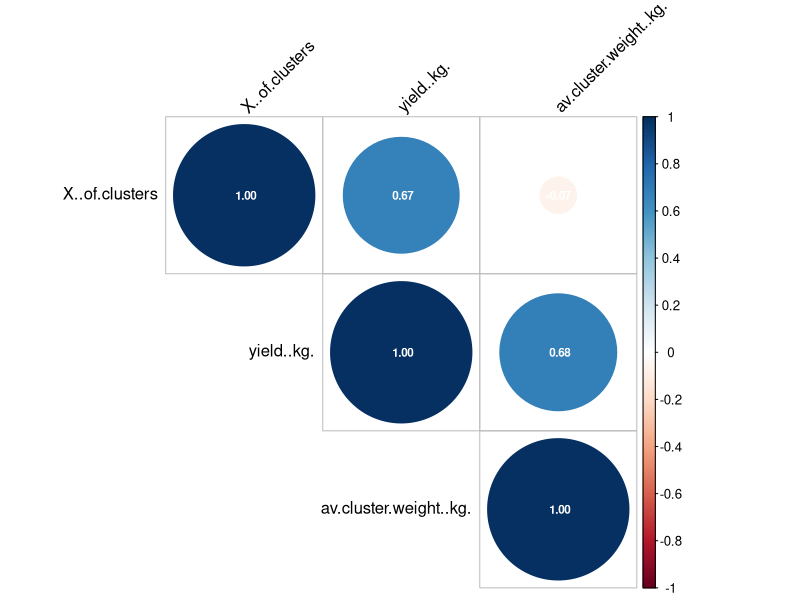
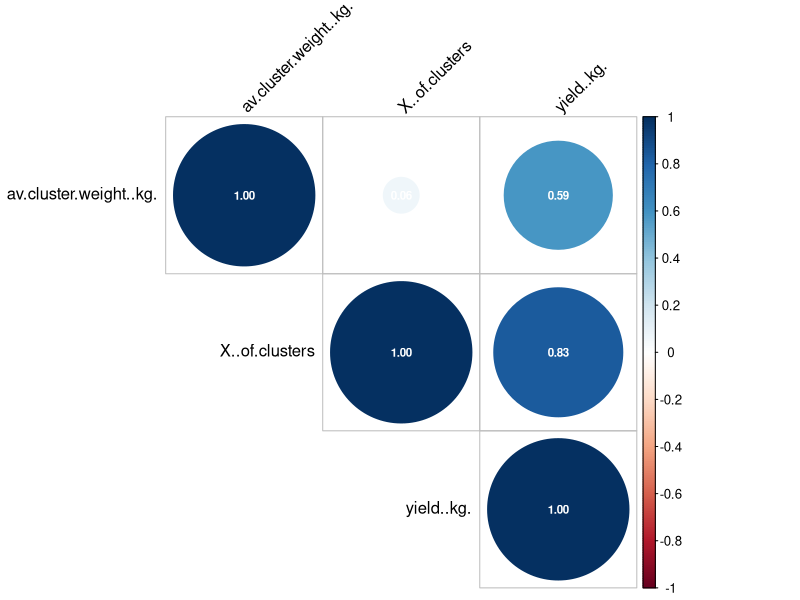
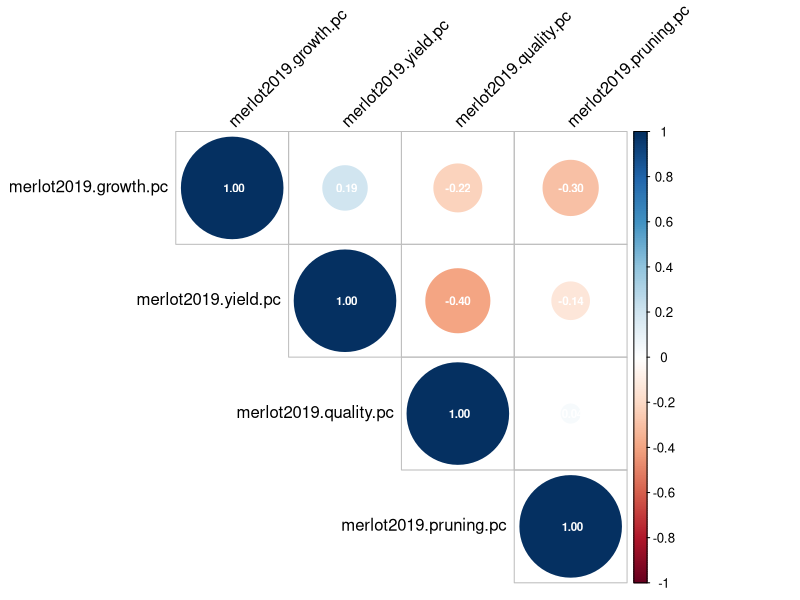
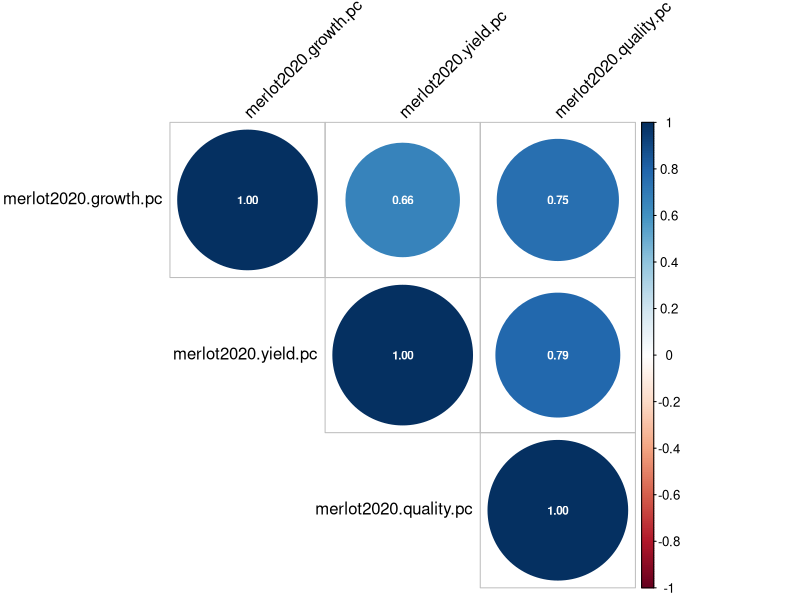
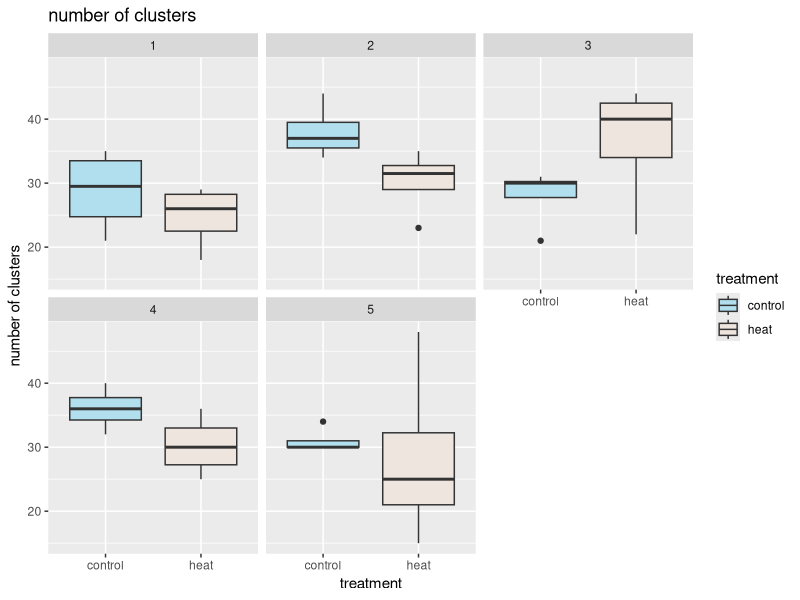
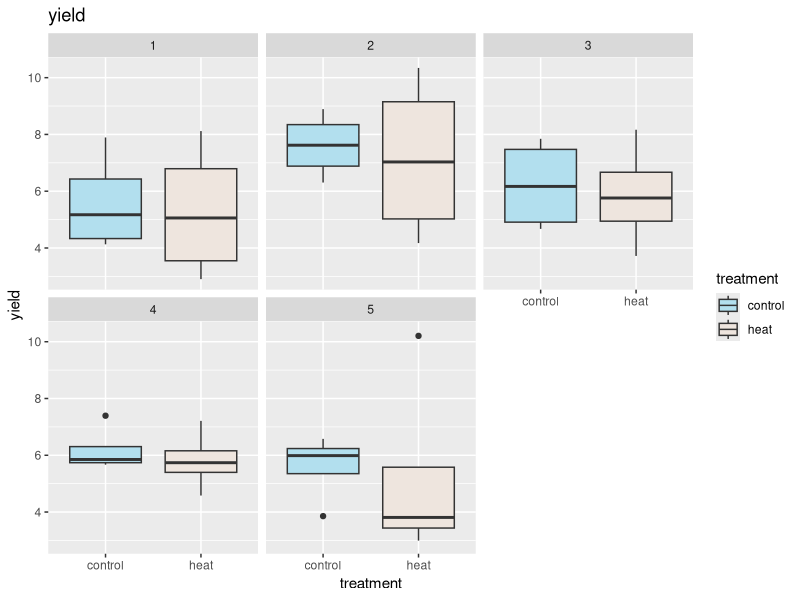
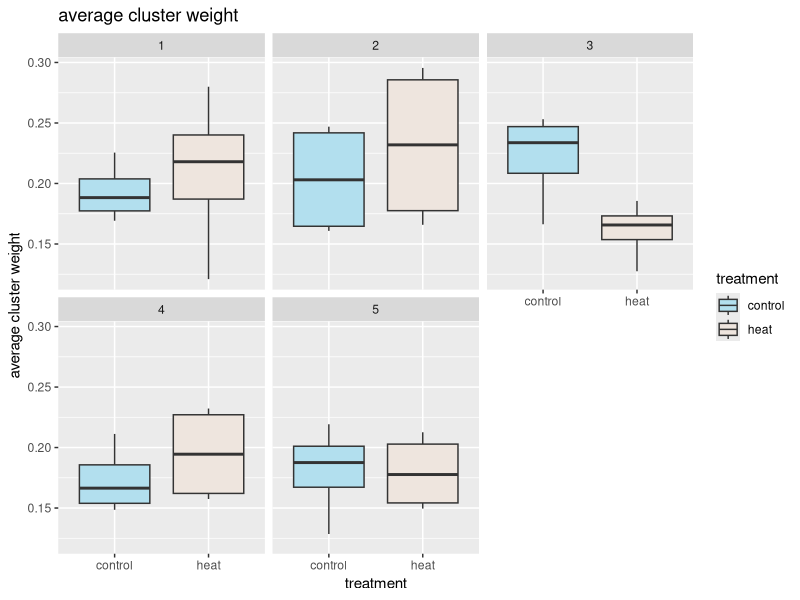
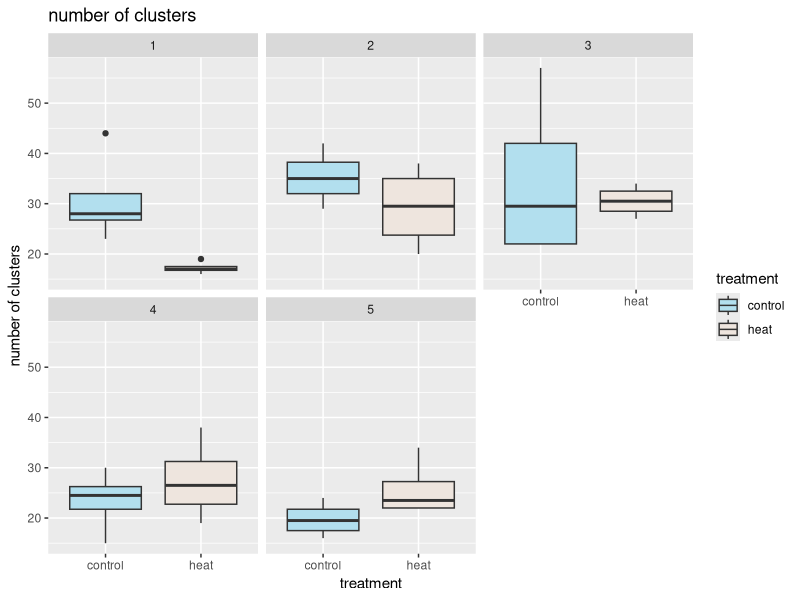

The R script that drew these images, in order:
## ---- chunk 1
knitr::opts_chunk$set(echo = TRUE)
library(tidyverse)
library(corrplot)
## ---- chunk 2
merlot2020 = read.csv("TanjaVoegel_Merlot_2020_data.csv")
merlot2019 = read.csv("TanjaVoegel_Merlot_2019_data.csv")
chardonnay2019 = read.csv("TanjaVoegel_Chardonnay_2019_data.csv")
chardonnay2020 = read.csv("TanjaVoegel_Chardonnay_2020_data.csv")

# removing extra columns
merlot2020 = merlot2020[-(61:65),]
merlot2020 = merlot2020[,-(19:20)]
merlot2019 = merlot2019[-(61:65),]
merlot2019 = merlot2019[,-18]

# encode row, treatment, block, and subsample as factor
chardonnay2019$row = as.factor(chardonnay2019$row)
chardonnay2019$treatment = as.factor(chardonnay2019$treatment)
chardonnay2019$block = as.factor(chardonnay2019$block)
chardonnay2019$subsample = as.factor(chardonnay2019$subsample)

chardonnay2020$row = as.factor(chardonnay2020$row)
chardonnay2020$treatment = as.factor(chardonnay2020$treatment)
chardonnay2020$block = as.factor(chardonnay2020$block)
chardonnay2020$subsample = as.factor(chardonnay2020$subsample)

merlot2019$row = as.factor(merlot2019$row)
merlot2019$treatment = as.factor(merlot2019$treatment)
merlot2019$block = as.factor(merlot2019$block)
merlot2019$subsample = as.factor(merlot2019$subsample)

merlot2020$row = as.factor(merlot2020$row)
merlot2020$treatment = as.factor(merlot2020$treatment)
merlot2020$block = as.factor(merlot2020$block)
merlot2020$subsample = as.factor(merlot2020$subsample)
## ---- chunk 3
print(chardonnay2020[0,])
## ---- chunk 4
print(merlot2019[0,])
print(merlot2020[0,])
## ---- chunk 5
c(mean(is.na(merlot2019$veraison)), mean(is.na(merlot2020$veraison)))
## ---- chunk 6
mean(is.na(merlot2020$bloom))
## ---- chunk 7
mean(is.na(merlot2020$yield))
## ---- chunk 8
mean(is.na(merlot2020$berry.Brix))
## ---- chunk 9
# load mice
library(mice)

# imputing veraison for merlot2019 using all responses (exclusing key, row and subsample)
predMatrix = matrix(rep(1,ncol(merlot2019)^2), ncol(merlot2019), ncol(merlot2019))
diag(predMatrix) = 0
predMatrix[,1] = 0
predMatrix[,4] = 0
predMatrix[,5] = 0
merlot2019mice = mice(data = merlot2019, predictorMatrix = predMatrix, seed = 1, method = "norm.predict")
## ---- chunk 10
# checking imputed values
merlot2019full_1 = complete(merlot2019mice, 1)
print(merlot2019full_1$veraison[is.na(merlot2019$veraison)])
## ---- chunk 11
# filling in zero for yield related entries
merlot2020$yield[is.na(merlot2020$yield)] = 0
merlot2020$cluster.weight[is.na(merlot2020$cluster.weight)] = 0
merlot2020$berries.cluster[is.na(merlot2020$berries.cluster)] = 0
merlot2020$berry.weight[is.na(merlot2020$berry.weight)] = 0

# imputation for merlot2020 using all responses (excluding key, row and subsample)
predMatrix = matrix(rep(1,ncol(merlot2020)^2), ncol(merlot2020), ncol(merlot2020))
diag(predMatrix) = 0
predMatrix[,1] = 0
predMatrix[,4] = 0
predMatrix[,5] = 0
merlot2020mice = mice(data = merlot2020, predictorMatrix = predMatrix, seed = 1, method = "norm.predict")

# imputation for merlot2020 not using yield related columns (also excluding key, row and subsample)
predMatrix[,c(11,14)] = 0
merlot2020miceNoYield = mice(data = merlot2020, predictorMatrix = predMatrix, seed = 1, method = "norm.predict")
## ---- chunk 12
# checking imputed values
merlot2020full_1 = complete(merlot2020mice, 1)

print("veraison")
print(merlot2020full_1$veraison[is.na(merlot2020$veraison)])

print("berry Brix")
print(merlot2020full_1$berry.Brix[is.na(merlot2020$berry.Brix)])

print("berry pH")
print(merlot2020full_1$berry.pH[is.na(merlot2020$berry.pH)])

print("berry TA")
print(merlot2020full_1$berry.TA[is.na(merlot2020$berry.TA)])

print("brown seed color")
print(merlot2020full_1$brown.seed.color[is.na(merlot2020$brown.seed.color)])
## ---- chunk 13
# checking imputed values
merlot2020full_1 = complete(merlot2020miceNoYield, 1)

print("veraison")
print(merlot2020full_1$veraison[is.na(merlot2020$veraison)])

print("berry Brix")
print(merlot2020full_1$berry.Brix[is.na(merlot2020$berry.Brix)])

print("berry pH")
print(merlot2020full_1$berry.pH[is.na(merlot2020$berry.pH)])

print("berry TA")
print(merlot2020full_1$berry.TA[is.na(merlot2020$berry.TA)])

print("brown seed color")
print(merlot2020full_1$brown.seed.color[is.na(merlot2020$brown.seed.color)])
## ---- chunk 14
merlot2019$veraison[is.na(merlot2019$veraison)] = 0

merlot2020$veraison[is.na(merlot2020$veraison)] = 0

predMatrix = matrix(rep(1,ncol(merlot2020)^2), ncol(merlot2020), ncol(merlot2020))
diag(predMatrix) = 0
predMatrix[,1] = 0
predMatrix[,4] = 0
predMatrix[,5] = 0
merlot2020mice = mice(data = merlot2020, predictorMatrix = predMatrix, seed = 1, method = "norm.predict")

predMatrix[,c(11,14)] = 0
predMatrix[,9] = 0
merlot2020miceNoZero = mice(data = merlot2020, predictorMatrix = predMatrix, seed = 1, method = "norm.predict")
## ---- chunk 15
merlot2019 # this is now complete
complete(merlot2020mice, 1) # first (out of 5) imputed data set for merlot2020 using all responses including the filled-in zeros
complete(merlot2020miceNoZero, 1) # first (out of 5) imputed data set for merlot2020 without the filled-in zeros
## ---- chunk 16
# carry forward with the following data sets (response variables only)
char2019.resp <- select(chardonnay2019,(-1:-5))
char2020.resp <- select(chardonnay2020, (-1:-5))
merlot2019.resp <- select(merlot2019,(-1:-5))
merlot2020.resp <- select(complete(merlot2020mice, 1),(-1:-5))
## ---- chunk 17
# extracting features
# 2019
merlot2019.growth <- select(merlot2019.resp,(1:2))
res <- prcomp(merlot2019.growth, center = TRUE, scale = TRUE)
merlot2019.growth.pc <- res$x[,1]
var_explained = (res$sdev^2/(sum(res$sdev^2)))[1] # 0.9577232

merlot2019.yield <- select(merlot2019.resp,(3:7))
res <- prcomp(merlot2019.yield, center = TRUE, scale = TRUE)
merlot2019.yield.pc <- res$x[,1]
var_explained = (res$sdev^2/(sum(res$sdev^2)))[1] # 0.9741755

merlot2019.quality <- select(merlot2019.resp,(8:10))
res <- prcomp(merlot2019.quality, center = TRUE, scale = TRUE)
merlot2019.quality.pc <- res$x[,1]
var_explained = (res$sdev^2/(sum(res$sdev^2)))[1] # 0.78826

merlot2019.pruning <- select(merlot2019.resp,(11:12))
res <- prcomp(merlot2019.pruning, center = TRUE, scale = TRUE)
merlot2019.pruning.pc <- res$x[,1]
var_explained = (res$sdev^2/(sum(res$sdev^2)))[1] # 0.9996358

# 2020
merlot2020.growth <- select(merlot2020.resp,c(1:4,13))
res <- prcomp(merlot2020.growth, center = TRUE, scale = TRUE)
merlot2020.growth.pc <- res$x[,1]
var_explained = (res$sdev^2/(sum(res$sdev^2)))[1] # 0.7180542

merlot2020.yield <- select(merlot2020.resp,(5:9))
res <- prcomp(merlot2020.yield, center = TRUE, scale = TRUE)
merlot2020.yield.pc <- res$x[,1]
var_explained = (res$sdev^2/(sum(res$sdev^2)))[1] # 0.9821489

merlot2020.quality <- select(merlot2020.resp,(10:12))
res <- prcomp(merlot2020.quality, center = TRUE, scale = TRUE)
merlot2020.quality.pc <- res$x[,1]
var_explained = (res$sdev^2/(sum(res$sdev^2)))[1] # 0.8134009
## ---- chunk 18
# putting together extracted datasets
merlot2019.pca = cbind(merlot2019[-61:-65, 1:5], merlot2019.growth.pc, merlot2019.yield.pc,
                            merlot2019.quality.pc, merlot2019.pruning.pc)
merlot2019.pca = data.frame(merlot2019.pca)

merlot2020.pca = cbind(merlot2020[-61:-65, 1:5], merlot2020.growth.pc, merlot2020.yield.pc,
                            merlot2020.quality.pc)
merlot2020.pca = data.frame(merlot2020.pca)
## ---- chunk 19
# Now proceed with analysis using the following data sets
chardonnay2019
chardonnay2020
merlot2019.pca
merlot2020.pca
## ---- chunk 20
chardonnay2019 %>% 
  select(-1:-5) %>% 
  cor() %>% 
  corrplot(type = "upper", order = "hclust", tl.col = "black", tl.srt = 45, addCoef.col="white", number.cex=0.7)
## ---- chunk 21
chardonnay2020 %>% 
  select(-1:-5) %>% 
  cor() %>% 
  corrplot(type = "upper", order = "hclust", tl.col = "black", tl.srt = 45, addCoef.col="white", number.cex=0.7)
## ---- chunk 22
merlot2019.pca %>% 
  select(-1:-5) %>% 
  cor() %>% 
  corrplot(type = "upper", order = "hclust", tl.col = "black", tl.srt = 45, addCoef.col="white", number.cex=0.7)
## ---- chunk 23
merlot2020.pca %>% 
  select(-1:-5) %>% 
  cor() %>% 
  corrplot(type = "upper", order = "hclust", tl.col = "black", tl.srt = 45, addCoef.col="white", number.cex=0.7)
## ---- chunk 24
chardonnay2019 %>% 
  group_by(block, treatment) %>% 
  summarise(var.num_of_cluster=var(X..of.clusters),
            mean.num_of_cluster=mean(X..of.clusters),
            var.yield=var(yield..kg.),
            mean.yield=mean(yield..kg.),
            var.cluster_weight=var(av.cluster.weight..kg.),
            mean.cluster_weight=mean(av.cluster.weight..kg.))
## ---- chunk 25
## check assumptions of number of clusters
chardonnay2019 %>% 
  ggplot(aes(x=treatment, y = X..of.clusters, fill=treatment))+
  scale_fill_manual(values=c("lightblue2", "seashell2"))+
  geom_boxplot()+
  labs(title = "number of clusters") +
  ylab("number of clusters")+
  facet_wrap(~block)

## check assumptions of yield
chardonnay2019 %>% 
  ggplot(aes(x=treatment, y = yield..kg., fill=treatment)) +
  scale_fill_manual(values=c("lightblue2", "seashell2"))+
  geom_boxplot()+
  labs(title = "yield") +
  ylab("yield")+
  facet_wrap(~block) 

## check assumptions for average cluster weight
chardonnay2019 %>% 
  ggplot(aes(x=treatment, y = av.cluster.weight..kg., fill=treatment)) +
  scale_fill_manual(values=c("lightblue2", "seashell2"))+
  geom_boxplot()+
  labs(title = "average cluster weight") +
  ylab("average cluster weight")+
  facet_wrap(~block) 
## ---- chunk 26
chardonnay2020 %>% 
  group_by(block, treatment) %>% 
  summarise(var.num_of_cluster=var(X..of.clusters),
            mean.num_of_cluster=mean(X..of.clusters),
            var.yield=var(yield..kg.),
            mean.yield=mean(yield..kg.),
            var.cluster_weight=var(av.cluster.weight..kg.),
            mean.cluster_weight=mean(av.cluster.weight..kg.))
## ---- chunk 27
## check assumptions of number of clusters
chardonnay2020 %>% 
  ggplot(aes(x=treatment, y = X..of.clusters, fill=treatment))+
  scale_fill_manual(values=c("lightblue2", "seashell2"))+
  geom_boxplot()+
  labs(title = "number of clusters") +
  ylab("number of clusters")+
  facet_wrap(~block)

## check assumptions of yield
chardonnay2020 %>% 
  ggplot(aes(x=treatment, y = yield..kg., fill=treatment)) +
  scale_fill_manual(values=c("lightblue2", "seashell2"))+
  geom_boxplot()+
  labs(title = "yield") +
  ylab("yield")+
  facet_wrap(~block) 

## check assumptions for average cluster weight
chardonnay2020 %>% 
  ggplot(aes(x=treatment, y = av.cluster.weight..kg., fill=treatment)) +
  scale_fill_manual(values=c("lightblue2", "seashell2"))+
  geom_boxplot()+
  labs(title = "average cluster weight") +
  ylab("average cluster weight")+
  facet_wrap(~block) 
## ---- chunk 28
merlot2019.pca %>% 
  group_by(block, treatment) %>% 
  summarise(var.growth=var(merlot2019.growth.pc),
            mean.growth=mean(merlot2019.growth.pc),
            var.yield=var(merlot2019.yield.pc),
            mean.yield=mean(merlot2019.yield.pc),
            var.quality=var(merlot2019.quality.pc),
            mean.quality=mean(merlot2019.quality.pc),
            var.yield=var(merlot2019.pruning.pc),
            mean.yield=mean(merlot2019.pruning.pc))

## ---- chunk 29
ggplot(merlot2019.pca, aes(x=treatment, y = merlot2019.growth.pc, fill=treatment)) +
  scale_fill_manual(values=c("lightblue2", "seashell2"))+
  geom_boxplot()+
  labs(title = "growth") +
  ylab("growth")+
  facet_wrap(~block) 

ggplot(merlot2019.pca, aes(x=treatment, y = merlot2019.yield.pc, fill=treatment)) +
  scale_fill_manual(values=c("lightblue2", "seashell2"))+
  geom_boxplot()+
  labs(title = "yield") +
  facet_wrap(~block) 

ggplot(merlot2019.pca, aes(x=treatment, y = merlot2019.quality.pc, fill=treatment)) +
  scale_fill_manual(values=c("lightblue2", "seashell2"))+
  geom_boxplot()+
  labs(title = "quality") +
  facet_wrap(~block) 

ggplot(merlot2019.pca, aes(x=treatment, y = merlot2019.pruning.pc, fill=treatment)) +
  scale_fill_manual(values=c("lightblue2", "seashell2"))+
  geom_boxplot()+
  labs(title = "pruning") +
  facet_wrap(~block) 
## ---- chunk 30
merlot2020.pca %>% 
  group_by(block, treatment) %>% 
  summarise(var.growth=var(merlot2020.growth.pc),
            mean.growth=mean(merlot2020.growth.pc),
            var.yield=var(merlot2020.yield.pc),
            mean.yield=mean(merlot2020.yield.pc),
            var.quality=var(merlot2020.quality.pc),
            mean.quality=mean(merlot2020.quality.pc))
## ---- chunk 31
ggplot(merlot2020.pca, aes(x=treatment, y = merlot2020.growth.pc, fill=treatment)) +
  scale_fill_manual(values=c("lightblue2", "seashell2"))+
  geom_boxplot()+
  labs(title = "growth") +
  ylab("growth")+
  facet_wrap(~block) 

ggplot(merlot2020.pca, aes(x=treatment, y = merlot2020.yield.pc, fill=treatment)) +
  scale_fill_manual(values=c("lightblue2", "seashell2"))+
  geom_boxplot()+
  labs(title = "yield") +
  facet_wrap(~block) 

ggplot(merlot2020.pca, aes(x=treatment, y = merlot2020.quality.pc, fill=treatment)) +
  scale_fill_manual(values=c("lightblue2", "seashell2"))+
  geom_boxplot()+
  labs(title = "quality") +
  facet_wrap(~block) 
## ---- chunk 32
for (i in unique(chardonnay2019$block)){
  res=wilcox.test(chardonnay2019$X..of.clusters[chardonnay2019$block==i & chardonnay2019$treatment=="heat"],
                  chardonnay2019$X..of.clusters[chardonnay2019$block==i & chardonnay2019$treatment=="control"],
                  exact=FALSE)
  print(res)
}
